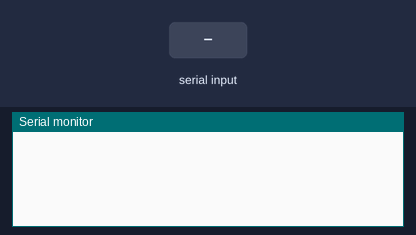
Simulated run of this sketch. Board: Arduino Uno, built with avr-gcc and run on an emulated ATmega328P. Parts: the last lines printed to the serial monitor. Inputs (shaded band) come from the test bench.

Above: at 1.2 s.
1.3 s: "<90,45,200>" received over Serial
At 1.8 s:
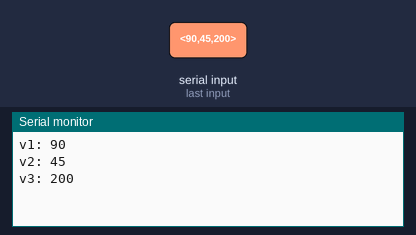
2.9 s: "<30,150,10>" received over Serial
At 4.3 s:
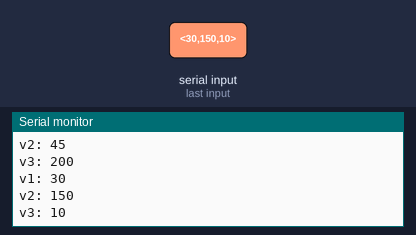
Timing chart, 0 to 5.9 s (numbered marks = the images above; inputs shaded):
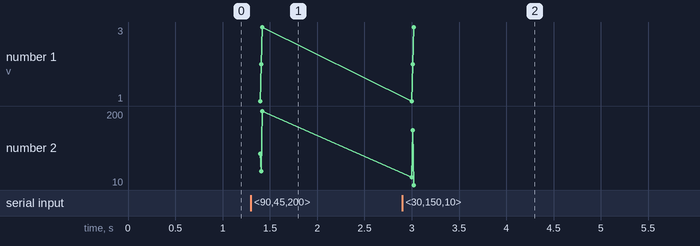

The sketch:

ADP.ino
```cpp
void setup() {
  Serial.begin(9600);
}

void loop() {
  static boolean recvInProgress = false;
  static byte ndx = 0;
  char startMarker = '<';
  char endMarker = '>';
  char receivedData[100]; // Increase the buffer size to accommodate larger data
  int values[20];         // Array to store the values
  int numValues = 0;      // Variable to track the number of values received

  while (Serial.available() > 0) {
    char newData = Serial.read();

    if (newData == startMarker) {
      recvInProgress = true;
      ndx = 0;
      receivedData[ndx] = '\0'; // Null-terminate the string
    } else if (recvInProgress) {
      if (newData != endMarker) {
        receivedData[ndx] = newData;
        ndx++;
        if (ndx >= sizeof(receivedData)) {
          ndx = sizeof(receivedData) - 1;
        }
      } else {
        receivedData[ndx] = '\0'; // Null-terminate the string
        recvInProgress = false;

        // Tokenize the received data
        char* token;
        char* tempData = receivedData;
        int index = 0;

        token = strtok(tempData, ",");
        while (index < 20 && token != NULL) {
          values[index] = atoi(token);
          token = strtok(NULL, ",");
          index++;
        }
        numValues = index;
      }
    }
  }

  // Print the received values
  for (int i = 0; i < numValues; i++) {
    Serial.print("v");
    Serial.print(i + 1);
    Serial.print(": ");
    Serial.println(values[i]);
  }

  // Add any additional processing or code here

  delay(100); // Adjust the delay as needed for your application
}
```

Measured:
- after the input at 1.3 s, the serial monitor: prints a new line after 0.10 s (image 1)
- after the input at 2.9 s, the serial monitor: prints a new line after 0.10 s (image 2)
- plotted number 2: 200 → 10 after the input at 2.9 s
